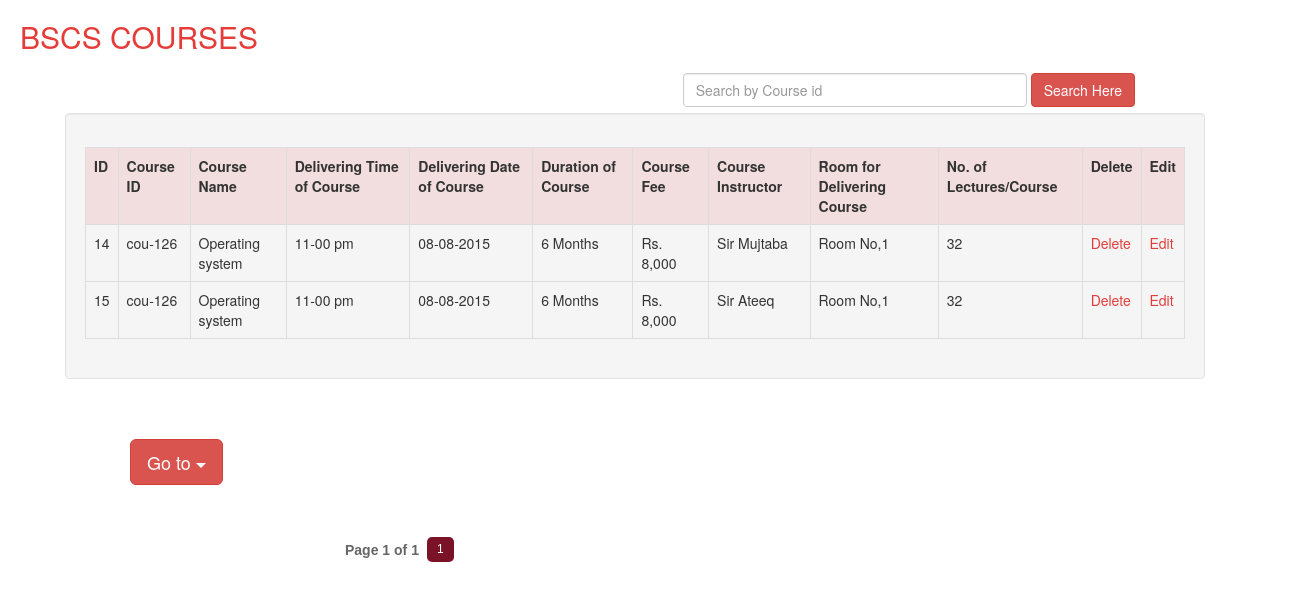
The app's page /cs_course.php (signed in) with its own data.
### tables this page shows
CREATE TABLE IF NOT EXISTS `cs_course` (
`id` int(30) NOT NULL,
  `course_id` varchar(30) NOT NULL,
  `name` varchar(60) NOT NULL,
  `time` varchar(60) NOT NULL,
  `date` varchar(60) NOT NULL,
  `duration` varchar(60) NOT NULL,
  `fee` varchar(60) NOT NULL,
  `instructor` varchar(60) NOT NULL,
  `room` varchar(60) NOT NULL,
  `lec` varchar(60) NOT NULL
);

### cs_course.php (the view, shortened to what this page needs)
<?php
function pagination($total_num_results,$posts_per_page,$cur_page) {
  $no = $total_num_results / $posts_per_page;
  $no = ceil($no);
  $pages_html="";
  $start_page=$cur_page-2;
  $end_page=$cur_page+2;
  $start_diff=$cur_page-1;
  $end_diff=$no-$cur_page;
  if($end_diff < 2) {
    $start_page=$cur_page+$end_diff;
    $start_page=$start_page-4;
  }
  while($start_page < 1) { $start_page=$start_page+1; }
  if($start_diff < 2) {
    $end_page=$cur_page-$start_diff;
    $end_page=$end_page+4;
  }
  while($end_page > $no) { $end_page=$end_page-1; }
  $pages_html .= "<div id='pagination' >";
  $pages_html .= "<label class='disptext' >Page ".$cur_page." of ".$no."</label>";
  for($i=$start_page; $i<=$end_page; $i++) { $pages_html .= "<a href='?page=".$i."' id='page".$i."' > ".$i." </a>"; }
  $pages_html .= "<script type='text/javascript'>var d = document.getElementById('page".$cur_page."');
  d.className += ' selectedpage';</script>";
  $pages_html .= "</div>";
  return $pages_html;
}
?>
<!DOCTYPE html>
<html>
<head>
<link href="css/bootstrap.min.css" rel="stylesheet">
<link href="admin.css" rel="stylesheet" type="text/css" />
</head>
<body>
<div class="heading1"><h2>BSCS COURSES</h2></div>
	<div class="search">
	<form class="form-inline" action="cs_course.php" method="get">
	<div class="form-group">
    <input type="text" class="form-control" id="info" name="search" placeholder="Search by Course id" size="40">
  </div>
  <button type="submit" name="sub" class="btn btn-danger">Search Here</button>
</form></div>
		<div class="container">
		<div class="well">
		<div class="responsive-table">
	<table class="table table-bordered">
	  <tr class="danger">
	    <th>ID</th>
	    <th>Course ID</th>
	    <th>Course Name</th>
		<th>Delivering Time of Course</th>
	    <th>Delivering Date of Course</th>
	    <th>Duration of Course</th>
	    <th>Course Fee</th>
	    <th>Course Instructor</th>
	    <th>Room for Delivering Course</th>
		<th>No. of Lectures/Course</th>
	    <th>Delete</th>
		<th>Edit</th>
      </tr>
	<tr>
	  <?php
$query ="select * from cs_course";
$run = mysql_query($query);
while($row=mysql_fetch_array($run))
{
	$id 				= $row['id'];
	$cs_c_id 			= $row[1];
	$cs_c_name 			= $row[2];
	$cs_c_time 			= $row[3];
	$cs_c_date 			= $row[4];
	$cs_c_duration 		= $row[5];
	$cs_c_fee 			= $row[6];
	$cs_c_instructor 	= $row[7];
	$cs_c_room 			= $row[8];
	$cs_c_lectures 		= $row[9];
?>
	    <td><?php echo $id; ?></td>
	    <td><?php echo $cs_c_id; ?> </td>
	    <td><?php echo $cs_c_name; ?></td>
		<td><?php echo $cs_c_time; ?></td>
	    <td><?php echo $cs_c_date; ?></td>
	    <td><?php echo $cs_c_duration; ?></td>
	    <td><?php echo $cs_c_fee; ?></td>
	    <td><?php echo $cs_c_instructor; ?></td>
	    <td><?php echo $cs_c_room; ?></td>
	    <td><?php echo $cs_c_lectures; ?></td>
		<td><a href='del_cs_course.php?del_cs_course=<?php echo $id; ?>'><font color="#E43C39">Delete</font></a></td>
	    <td><a href='edit_cs_course.php?edit_cs_course=<?php echo $id; ?>'><font color="#E43C39">Edit</font></a></td>
      </tr>
  <?php }  ?>
</table>
</div>
</div>
<div>
		<div class="container">
		<div class="dropdown">
			 <button class="btn btn-danger btn-lg  dropdown-toggle" type="button" data-toggle="dropdown">
			 Go to <span class="caret"></span>
			 </button>
				</div>
				</div>
</body>
</html>
<?php
       $query=mysql_query("select * from cs_course");
       $total_num_results = mysql_num_rows($query);
  $posts_per_page="15";
  $cur_page="1";
  $html=pagination($total_num_results,$posts_per_page,$cur_page);
  echo $html;
?>

### admin.css (style rules this page uses)
.container { margin:50px; padding-top:10px; }
.heading1 { color:#E43C39; margin:20px; }
.search { float:right; margin-right:160px; margin-bottom:40px; }
#pagination { width: 600px;margin: 0 auto; }
#pagination a { padding: 5px 10px; margin: 2px 3px 0px 3px; float: left; font-size: 12px; line-height: 15px; font-family: Arial, Helvetica, Sans-serif; color: #666; background-color:#eeeeee; text-decoration: none; border-radius: 5px; }
#pagination a.selectedpage, #pagination a:hover { background-color: #7A1327; color: #fff; }
#pagination .disptext { margin: 5px 5px 0 10px; float: left; color: #666; font-family: Muli, 'Lucida Sans Unicode', 'Lucida Grande', Verdana, Tahoma, Arial, sans-serif; }

### records on screen
cs_course: id "14", course "cou-126", name "Operating system", time "11-00 pm", date "08-08-2015", duration "6 Months", fee "Rs. 8,000", instructor "Sir Mujtaba", room "Room No,1", lec "32"
cs_course: id "15", course "cou-126", name "Operating system", time "11-00 pm", date "08-08-2015", duration "6 Months", fee "Rs. 8,000", instructor "Sir Ateeq", room "Room No,1", lec "32", id "1"

### other values on screen
$cur_page "1"
